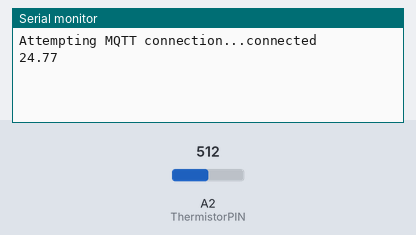
Bench run of a sketch on a simulated Arduino Uno, built with avr-gcc and run on an emulated ATmega328P. On the bench: the last lines printed to the serial monitor. The test bench sets the inputs (shaded band); at power-on: A2 (ThermistorPIN) = 512. No MQTT or app messages arrive unless stated.

Above: at 2.7 s.
2.8 s: A2 (ThermistorPIN) set to 0
At 8.0 s:
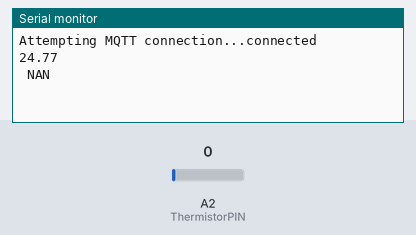
13.0 s: A2 (ThermistorPIN) set to 122
At 16.9 s:
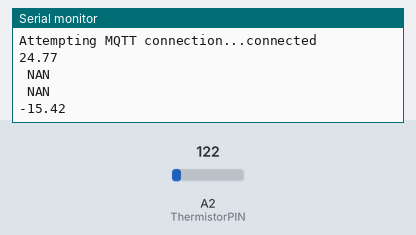

Measured:
- after the input at 2.8 s, the serial monitor: prints a new line after 3.8 s (image 1)
- after the input at 13.0 s, the serial monitor: prints a new line after 3.6 s (image 2)

The sketch:

ArduinoMqttTemp.ino
```cpp
#include <math.h>
#include <SPI.h>
#include <Ethernet.h>
#include <PubSubClient.h>

#define ThermistorPIN 2                 // Analog Pin 0

// Enter a MAC address and IP address for your controller below.
// The IP address will be dependent on your local network:
static byte mac[] = { 0xDE, 0xAD, 0xBE, 0xEF, 0xFE, 0xED };
static byte ip[] = { 192, 168, 3, 251 };
static byte gateway[] = { 192, 168, 3, 1 };
static byte subnet[] = { 255, 255, 0, 0 };
static byte server[] = { 192, 168, 3, 101 };

EthernetClient ethClient;
PubSubClient client(ethClient);


//溫度部
float vcc = 5.00;                       // only used for display purposes, if used
                                        // set to the measured Vcc.
float pad = 10100;                       // balance/pad resistor value, set this to
                                        // the measured resistance of your pad resistor
float thermr = 9900;                   // thermistor nominal resistance

float Thermistor(int RawADC) {
  long Resistance;
  float Temp;  // Dual-Purpose variable to save space.

  Resistance=pad*((1024.0 / RawADC) - 1);
  Temp = log(Resistance); // Saving the Log(resistance) so not to calculate  it 4 times later
  Temp = 1 / (0.001129148 + (0.000234125 * Temp) + (0.0000000876741 * Temp * Temp * Temp));
  Temp = Temp - 273.15;  // Convert Kelvin to Celsius

  // BEGIN- Remove these lines for the function not to display anything
  //Serial.print("ADC: ");
  //Serial.print(RawADC);
  //Serial.print("/1024");                           // Print out RAW ADC Number
  //Serial.print(", vcc: ");
  //Serial.print(vcc,2);
  //Serial.print(", pad: ");
  //Serial.print(pad/1000,3);
  //Serial.print(" Kohms, Volts: ");
  //Serial.print(((RawADC*vcc)/1024.0),3);
  //Serial.print(", Resistance: ");
  //Serial.print(Resistance);
  //Serial.print(" ohms, ");
  // END- Remove these lines for the function not to display anything

  // Uncomment this line for the function to return Fahrenheit instead.
  //temp = (Temp * 9.0)/ 5.0 + 32.0;                  // Convert to Fahrenheit
  return Temp;                                      // Return the Temperature
}
/*
void callback(char* topic, byte* payload, unsigned int length) {
  Serial.print("Message arrived [");
  Serial.print(topic);
  Serial.print("] ");
  for (int i=0;i<length;i++) {
    Serial.print((char)payload[i]);
  }
  Serial.println();
}
*/
void reconnect() {
  // Loop until we're reconnected
  while (!client.connected()) {
    Serial.print("Attempting MQTT connection...");
    // Attempt to connect
    if (client.connect("arduinoClient")) {
      Serial.println("connected");
      // Once connected, publish an announcement...
      //client.publish("temp001","connected");
      // ... and resubscribe
      //client.subscribe("inTopic");
    } else {
      Serial.print("failed, rc=");
      Serial.print(client.state());
      Serial.println(" try again in 5 seconds");
      // Wait 5 seconds before retrying
      delay(5000);
    }
  }
}

void setup()
{
  Serial.begin(57600);

  client.setServer(server, 1883);
  //client.setCallback(callback);

  Ethernet.begin(mac, ip, gateway, subnet);
  delay(1500);
}

long lastMsg = 0;
void loop()
{
  float temp;
  temp=Thermistor(analogRead(ThermistorPIN));
  if (!client.connected()) {
    reconnect();
  }
  client.loop();
  long now = millis();
  if (now - lastMsg > 1000) {
    lastMsg = now;
    Serial.println(String(temp).c_str());
    client.publish("temp001",String(temp).c_str(), true);
    delay(5000);
    }

}
```
